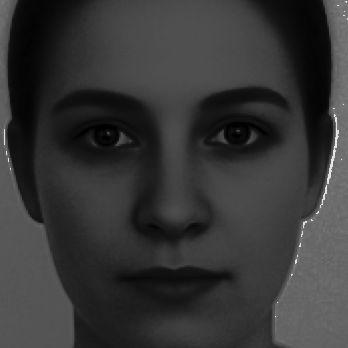
//> input picture database/.png, 348 x 348 px
$ ./haar_detect ../database/.png out.png   (built with g++ and OpenCV 4)
//> lines starting //> are read from the running program, lines starting //| are printed output that depends on the picture
#include "opencv2/objdetect/objdetect.hpp"
#include "opencv2/highgui/highgui.hpp"
#include "opencv2/imgproc/imgproc.hpp"

#include <iostream>
#include <stdio.h>

using namespace std;
using namespace cv;

String face_cascade_name = "/home/cer/faceRecognization_opencv/database/haarcascades/haarcascade_frontalface_alt.xml";
char* image_name;
char* save_to;
string window_name = "Capture - Face detection";

std::vector<Rect> faces;
Mat image;
Mat gray_img;
Mat cropped_img;

CascadeClassifier face_cascade;

RNG rng(12345);

int main( int argc, char** argv )
{
	if( argc != 3 ){
		printf( "Usage: ./haar_detect <image> <file name to save to>\n " );
		return -1;
	}

	//Check cascade file
	if( !face_cascade.load( face_cascade_name ) ){
		printf("ERROR: Cannot load cascade file\n");
		return -1;
	}

	//Load the image fom argument
	image_name = argv[1];
	save_to = argv[2];
	image = imread( image_name, 1 );
//> image is the input picture: 348 rows x 348 cols, CV_8UC3; min 0, max 233, mean 54.1

	//Check image file
	if( !image.data || image.empty() ){
		printf( "No image data or image empty\n " );
		return -1;
	}

	//Convert to grayscale
	cvtColor( image, gray_img, CV_BGR2GRAY );
	equalizeHist( gray_img, gray_img );
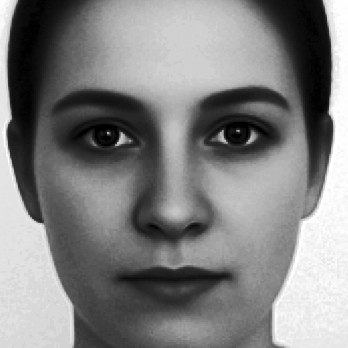
//> gray_img: 348 rows x 348 cols, CV_8UC1; min 0, max 255, mean 128.9

	//Detect the face
	face_cascade.detectMultiScale( gray_img, faces, 1.1, 2, 0|CV_HAAR_SCALE_IMAGE, Size(30, 30) );
//> faces = 1 Rect (x, y, width, height): [36, 30, 277, 277]

	//Cut each face and save to the new place
	for( size_t i = 0; i < faces.size(); i++ ){
		cropped_img = gray_img(Rect(faces[i].x,faces[i].y,faces[i].width,faces[i].height));
		imwrite( save_to, cropped_img );
	}
//> this loop made 1 pass
//> pass 1, `cropped_img = gray_img(Rect(faces[i].x,faces[i].y,faces[i].width,faces..`:
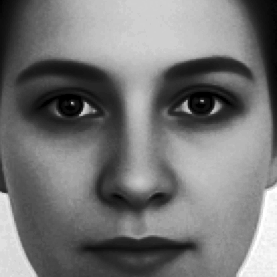
//> cropped_img: 277 rows x 277 cols, CV_8UC1; min 0, max 255, mean 117.9

	//Show the face, comment if want to run quietly
	//The window is closed after any keystroke
	imshow( window_name, cropped_img );
	waitKey(0);

	printf("Cropped image saved to %s.\n",save_to);

	return 0;
}
